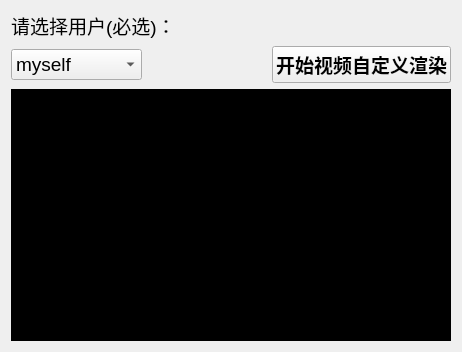
<?xml version="1.0" encoding="UTF-8"?>
<ui version="4.0">
 <class>TestCustomRenderDialog</class>
 <widget class="QDialog" name="TestCustomRenderDialog">
  <property name="geometry">
   <rect>
    <x>0</x>
    <y>0</y>
    <width>462</width>
    <height>352</height>
   </rect>
  </property>
  <property name="font">
   <font>
    <pointsize>14</pointsize>
   </font>
  </property>
  <property name="windowTitle">
   <string>自定义渲染</string>
  </property>
  <layout class="QVBoxLayout" name="verticalLayout" stretch="0,0,1">
   <item>
    <widget class="QLabel" name="label">
     <property name="sizePolicy">
      <sizepolicy hsizetype="Preferred" vsizetype="Fixed">
       <horstretch>0</horstretch>
       <verstretch>0</verstretch>
      </sizepolicy>
     </property>
     <property name="text">
      <string>请选择用户(必选)：</string>
     </property>
    </widget>
   </item>
   <item>
    <layout class="QHBoxLayout" name="horizontalLayout" stretch="1,1,0">
     <property name="spacing">
      <number>0</number>
     </property>
     <item>
      <widget class="QComboBox" name="combUserList">
       <property name="sizePolicy">
        <sizepolicy hsizetype="Preferred" vsizetype="Fixed">
         <horstretch>0</horstretch>
         <verstretch>0</verstretch>
        </sizepolicy>
       </property>
       <item>
        <property name="text">
         <string>myself</string>
        </property>
       </item>
      </widget>
     </item>
     <item>
      <spacer name="horizontalSpacer">
       <property name="orientation">
        <enum>Qt::Horizontal</enum>
       </property>
       <property name="sizeHint" stdset="0">
        <size>
         <width>40</width>
         <height>20</height>
        </size>
       </property>
      </spacer>
     </item>
     <item>
      <widget class="QPushButton" name="btnStartCustomRender">
       <property name="font">
        <font>
         <pointsize>14</pointsize>
         <weight>75</weight>
         <bold>true</bold>
        </font>
       </property>
       <property name="focusPolicy">
        <enum>Qt::NoFocus</enum>
       </property>
       <property name="text">
        <string>开始视频自定义渲染</string>
       </property>
      </widget>
     </item>
    </layout>
   </item>
   <item>
    <widget class="QWidget" name="customRenderVideoPreview" native="true">
     <property name="styleSheet">
      <string notr="true">background-color: rgb(0, 0, 0);</string>
     </property>
    </widget>
   </item>
  </layout>
 </widget>
 <resources/>
 <connections/>
</ui>
